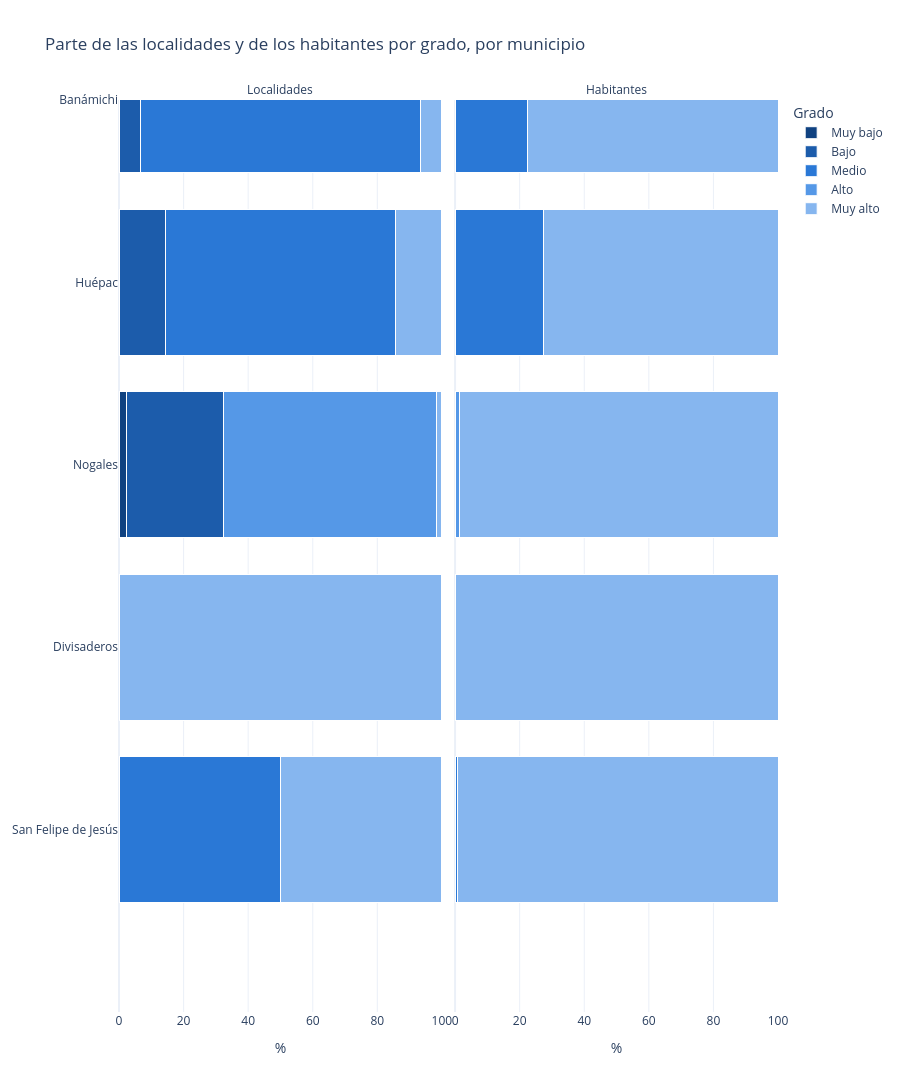

Notebook cell for this chart:
### Markdown cell above
Gráfica 1. Parte de las localidades y de los habitantes de cada municipio por grado, en el orden de la tabla.

### Code cell
partes = pd.concat(
    {
        "Localidades": loc_mun.div(loc_mun.sum(axis=1), axis=0) * 100,
        "Habitantes": hab_mun.div(hab_mun.sum(axis=1), axis=0) * 100,
    },
    names=["medida"],
)
valores = pd.concat({"Localidades": loc_mun, "Habitantes": hab_mun}, names=["medida"])
largo = partes.stack().rename("pct").to_frame().join(valores.stack().rename("valor")).reset_index()

fig = px.bar(
    largo,
    x="pct",
    y="NOM_MUN",
    color="GACP",
    facet_col="medida",
    orientation="h",
    color_discrete_map=COLORES_GACP,
    category_orders={
        "GACP": ORDEN["GACP"][::-1],
        "NOM_MUN": municipios.index.get_level_values("NOM_MUN").tolist(),
        "medida": ["Localidades", "Habitantes"],
    },
    custom_data=["valor"],
    height=1400,
    title="Parte de las localidades y de los habitantes por grado, por municipio",
)
fig.update_traces(
    marker_line_color="white",
    marker_line_width=1,
    hovertemplate="%{y}, %{fullData.name}: %{x:.1f} % (%{customdata[0]:,})<extra></extra>",
)
fig.for_each_annotation(lambda a: a.update(text=a.text.split("=")[-1]))
fig.update_xaxes(range=[0, 100], title_text="%")
fig.update_yaxes(title_text=None)
fig.update_layout(template="plotly_white", barmode="stack", legend_title_text="Grado")
fig.show()

### Figure 1 — Plotly figure (JSON) as saved in the notebook; plotly's stock layout.template omitted (floating-point values rounded to 4 significant figures)
{"data": [{"alignmentgroup": "True", "customdata": [[0], [0], [48], [13], [3], [1], [0], [1], [13], [11], [0], [0], [0], [1], [6], [0], [5], [2], [0], [2], [4], [3], [5], [0], [0], [0], [0], [1], [0], [5], [7], [3], [0], [0], [0], [0], [0], [2], [0], [12], [3], [0], [4], [8], [0], [1], [95], [1], [17], [0], [25], [34], [0], [6], [0], [0], [18], [0], [0], [0], [10], [16], [1], [1], [1], [2], [3], [0], [56], [2], [0], [0]], "hovertemplate": "%{y}, %{fullData.name}: %{x:.1f} % (%{customdata[0]:,})<extra></extra>", "legendgroup": "Muy bajo", "marker": {"color": "#104281", "line": {"color": "white", "width": 1}, "pattern": {"shape": ""}}, "name": "Muy bajo", "offsetgroup": "Muy bajo", "orientation": "h", "showlegend": true, "textposition": "auto", "type": "bar", "x": [0.0, 0.0, 17.45, 13.27, 50.0, 1.613, 0.0, 100.0, 81.25, 84.62, 0.0, 0.0, 0.0, 4.0, 100.0, 0.0, 1.475, 0.199, 0.0, 2.469, 4.348, 3.75, 20.0, 0.0, 0.0, 0.0, 0.0, 100.0, 0.0, 0.4892, 100.0, 100.0, 0.0, 0.0, 0.0, 0.0, 0.0, 22.22, 0.0, 100.0, 5.769, 0.0, 2.395, 88.89, 0.0, 9.091, 52.49, 2.439, 14.17, 0.0, 31.65, 77.27, 0.0, 75.0, 0.0, 0.0, 52.94, 0.0, 0.0, 0.0, 25.0, 88.89, 50.0, 2.326, 2.128, 1.439, 100.0, 0.0, 80.0, 2.778, 0.0, 0.0], "xaxis": "x", "y": ["Aconchi", "Agua Prieta", "Alamos", "Altar", "Arivechi", "Arizpe", "Atil", "Bacadéhuachi", "Bacanora", "Bacerac", "Bacoachi", "Bácum", "Banámichi", "Baviácora", "Bavispe", "Benjamín Hill", "Caborca", "Cajeme", "Cananea", "Carbó", "La Colorada", "Cucurpe", "Cumpas", "Divisaderos", "Empalme", "Etchojoa", "Fronteras", "Granados", "Guaymas", "Hermosillo", "Huachinera", "Huásabas", "Huatabampo", "Huépac", "Imuris", "Magdalena", "Mazatán", "Moctezuma", "Naco", "Nácori Chico", "Nacozari de García", "Navojoa", "Nogales", "Onavas", "Opodepe", "Oquitoa", "Pitiquito", "Puerto Peñasco", "Quiriego", "Rayón", "Rosario", "Sahuaripa", "San Felipe de Jesús", "San Javier", "San Luis Río Colorado", "San Miguel de Horcasitas", "San Pedro de la Cueva", "Santa Ana", "Santa Cruz", "Sáric", "Soyopa", "Suaqui Grande", "Tepache", "Trincheras", "Tubutama", "Ures", "Villa Hidalgo", "Villa Pesqueira", "Yécora", "General Plutarco Elías Calles", "Benito Juárez", "San Ignacio Río Muerto"], "yaxis": "y"}, {"alignmentgroup": "True", "customdata": [[0], [0], [1305], [26], [394], [1], [0], [979], [256], [1150], [0], [0], [0], [1], [1169], [0], [15], [13], [0], [6], [6], [9], [338], [0], [0], [0], [0], [1009], [0], [20], [1186], [888], [0], [0], [0], [0], [0], [73], [0], [1531], [7], [0], [7], [15], [0], [3], [248], [1], [223], [0], [263], [896], [0], [531], [0], [0], [127], [0], [0], [0], [616], [38], [50], [2], [4], [7], [1429], [0], [1727], [15], [0], [0]], "hovertemplate": "%{y}, %{fullData.name}: %{x:.1f} % (%{customdata[0]:,})<extra></extra>", "legendgroup": "Muy bajo", "marker": {"color": "#104281", "line": {"color": "white", "width": 1}, "pattern": {"shape": ""}}, "name": "Muy bajo", "offsetgroup": "Muy bajo", "orientation": "h", "showlegend": false, "textposition": "auto", "type": "bar", "x": [0.0, 0.0, 5.225, 0.2739, 33.47, 0.03587, 0.0, 100.0, 33.73, 94.19, 0.0, 0.0, 0.0, 0.03134, 100.0, 0.0, 0.01683, 0.002978, 0.0, 0.1213, 0.3247, 1.043, 5.799, 0.0, 0.0, 0.0, 0.0, 100.0, 0.0, 0.002136, 100.0, 100.0, 0.0, 0.0, 0.0, 0.0, 0.0, 1.411, 0.0, 100.0, 0.04872, 0.0, 0.002644, 4.11, 0.0, 0.6048, 2.719, 0.001595, 7.217, 0.0, 5.445, 17.04, 0.0, 98.88, 0.0, 0.0, 8.711, 0.0, 0.0, 0.0, 45.03, 3.411, 4.244, 0.1448, 0.2716, 0.08189, 100.0, 0.0, 36.03, 0.1101, 0.0, 0.0], "xaxis": "x2", "y": ["Aconchi", "Agua Prieta", "Alamos", "Altar", "Arivechi", "Arizpe", "Atil", "Bacadéhuachi", "Bacanora", "Bacerac", "Bacoachi", "Bácum", "Banámichi", "Baviácora", "Bavispe", "Benjamín Hill", "Caborca", "Cajeme", "Cananea", "Carbó", "La Colorada", "Cucurpe", "Cumpas", "Divisaderos", "Empalme", "Etchojoa", "Fronteras", "Granados", "Guaymas", "Hermosillo", "Huachinera", "Huásabas", "Huatabampo", "Huépac", "Imuris", "Magdalena", "Mazatán", "Moctezuma", "Naco", "Nácori Chico", "Nacozari de García", "Navojoa", "Nogales", "Onavas", "Opodepe", "Oquitoa", "Pitiquito", "Puerto Peñasco", "Quiriego", "Rayón", "Rosario", "Sahuaripa", "San Felipe de Jesús", "San Javier", "San Luis Río Colorado", "San Miguel de Horcasitas", "San Pedro de la Cueva", "Santa Ana", "Santa Cruz", "Sáric", "Soyopa", "Suaqui Grande", "Tepache", "Trincheras", "Tubutama", "Ures", "Villa Hidalgo", "Villa Pesqueira", "Yécora", "General Plutarco Elías Calles", "Benito Juárez", "San Ignacio Río Muerto"], "yaxis": "y2"}, {"alignmentgroup": "True", "customdata": [[1], [37], [162], [46], [0], [33], [1], [0], [0], [2], [14], [43], [1], [7], [0], [25], [152], [267], [39], [54], [67], [45], [6], [0], [13], [56], [33], [0], [129], [409], [0], [0], [49], [1], [23], [30], [9], [0], [8], [0], [24], [102], [50], [0], [96], [1], [41], [20], [81], [12], [44], [0], [0], [0], [16], [28], [11], [47], [27], [34], [16], [1], [0], [26], [9], [81], [0], [21], [2], [23], [13], [38]], "hovertemplate": "%{y}, %{fullData.name}: %{x:.1f} % (%{customdata[0]:,})<extra></extra>", "legendgroup": "Bajo", "marker": {"color": "#1c5cab", "line": {"color": "white", "width": 1}, "pattern": {"shape": ""}}, "name": "Bajo", "offsetgroup": "Bajo", "orientation": "h", "showlegend": true, "textposition": "auto", "type": "bar", "x": [12.5, 37.76, 58.91, 46.94, 0.0, 53.23, 12.5, 0.0, 0.0, 15.38, 35.9, 23.89, 6.667, 28.0, 0.0, 80.65, 44.84, 26.57, 62.9, 66.67, 72.83, 56.25, 24.0, 0.0, 24.53, 24.45, 46.48, 0.0, 36.75, 40.02, 0.0, 0.0, 22.07, 14.29, 27.38, 20.69, 52.94, 0.0, 50.0, 0.0, 46.15, 33.44, 29.94, 0.0, 92.31, 9.091, 22.65, 48.78, 67.5, 75.0, 55.7, 0.0, 0.0, 0.0, 4.082, 43.75, 32.35, 47.47, 81.82, 66.67, 40.0, 5.556, 0.0, 60.47, 19.15, 58.27, 0.0, 58.33, 2.857, 31.94, 19.7, 27.74], "xaxis": "x", "y": ["Aconchi", "Agua Prieta", "Alamos", "Altar", "Arivechi", "Arizpe", "Atil", "Bacadéhuachi", "Bacanora", "Bacerac", "Bacoachi", "Bácum", "Banámichi", "Baviácora", "Bavispe", "Benjamín Hill", "Caborca", "Cajeme", "Cananea", "Carbó", "La Colorada", "Cucurpe", "Cumpas", "Divisaderos", "Empalme", "Etchojoa", "Fronteras", "Granados", "Guaymas", "Hermosillo", "Huachinera", "Huásabas", "Huatabampo", "Huépac", "Imuris", "Magdalena", "Mazatán", "Moctezuma", "Naco", "Nácori Chico", "Nacozari de García", "Navojoa", "Nogales", "Onavas", "Opodepe", "Oquitoa", "Pitiquito", "Puerto Peñasco", "Quiriego", "Rayón", "Rosario", "Sahuaripa", "San Felipe de Jesús", "San Javier", "San Luis Río Colorado", "San Miguel de Horcasitas", "San Pedro de la Cueva", "Santa Ana", "Santa Cruz", "Sáric", "Soyopa", "Suaqui Grande", "Tepache", "Trincheras", "Tubutama", "Ures", "Villa Hidalgo", "Villa Pesqueira", "Yécora", "General Plutarco Elías Calles", "Benito Juárez", "San Ignacio Río Muerto"], "yaxis": "y"}, {"alignmentgroup": "True", "customdata": [[3], [626], [7799], [126], [0], [364], [3], [0], [0], [71], [49], [670], [1], [19], [0], [60], [5814], [2045], [416], [369], [546], [116], [104], [0], [2116], [3885], [225], [0], [3440], [5575], [0], [0], [4355], [1], [133], [72], [29], [0], [43], [0], [70], [13177], [190], [0], [548], [3], [389], [261], [1137], [188], [1209], [0], [0], [0], [499], [132], [130], [541], [983], [1052], [76], [2], [0], [77], [79], [569], [0], [44], [139], [410], [54], [835]], "hovertemplate": "%{y}, %{fullData.name}: %{x:.1f} % (%{customdata[0]:,})<extra></extra>", "legendgroup": "Bajo", "marker": {"color": "#1c5cab", "line": {"color": "white", "width": 1}, "pattern": {"shape": ""}}, "name": "Bajo", "offsetgroup": "Bajo", "orientation": "h", "showlegend": false, "textposition": "auto", "type": "bar", "x": [0.1171, 0.681, 31.23, 1.327, 0.0, 13.06, 0.4792, 0.0, 0.0, 5.815, 3.322, 2.894, 0.05479, 0.5954, 0.0, 1.203, 6.524, 0.4685, 1.054, 7.461, 29.55, 13.44, 1.784, 0.0, 4.114, 6.337, 2.489, 0.0, 2.193, 0.5955, 0.0, 0.0, 5.606, 0.106, 1.061, 0.2179, 2.634, 0.0, 0.7447, 0.0, 0.4872, 8.016, 0.07176, 0.0, 22.48, 0.6048, 4.264, 0.4163, 36.8, 12.57, 25.03, 0.0, 0.0, 0.0, 0.2507, 1.23, 8.916, 3.339, 53.57, 51.12, 5.556, 0.1795, 0.0, 5.576, 5.363, 6.657, 0.0, 4.219, 2.9, 3.009, 0.2489, 5.848], "xaxis": "x2", "y": ["Aconchi", "Agua Prieta", "Alamos", "Altar", "Arivechi", "Arizpe", "Atil", "Bacadéhuachi", "Bacanora", "Bacerac", "Bacoachi", "Bácum", "Banámichi", "Baviácora", "Bavispe", "Benjamín Hill", "Caborca", "Cajeme", "Cananea", "Carbó", "La Colorada", "Cucurpe", "Cumpas", "Divisaderos", "Empalme", "Etchojoa", "Fronteras", "Granados", "Guaymas", "Hermosillo", "Huachinera", "Huásabas", "Huatabampo", "Huépac", "Imuris", "Magdalena", "Mazatán", "Moctezuma", "Naco", "Nácori Chico", "Nacozari de García", "Navojoa", "Nogales", "Onavas", "Opodepe", "Oquitoa", "Pitiquito", "Puerto Peñasco", "Quiriego", "Rayón", "Rosario", "Sahuaripa", "San Felipe de Jesús", "San Javier", "San Luis Río Colorado", "San Miguel de Horcasitas", "San Pedro de la Cueva", "Santa Ana", "Santa Cruz", "Sáric", "Soyopa", "Suaqui Grande", "Tepache", "Trincheras", "Tubutama", "Ures", "Villa Hidalgo", "Villa Pesqueira", "Yécora", "General Plutarco Elías Calles", "Benito Juárez", "San Ignacio Río Muerto"], "yaxis": "y2"}, {"alignmentgroup": "True", "customdata": [[6], [1], [34], [0], [1], [20], [6], [0], [1], [0], [6], [0], [13], [11], [0], [0], [86], [0], [0], [23], [13], [4], [7], [0], [0], [2], [23], [0], [29], [36], [0], [0], [32], [5], [0], [0], [7], [5], [0], [0], [22], [0], [0], [0], [6], [1], [3], [1], [13], [3], [6], [8], [1], [2], [10], [12], [3], [0], [0], [15], [12], [0], [0], [4], [19], [44], [0], [14], [9], [44], [14], [24]], "hovertemplate": "%{y}, %{fullData.name}: %{x:.1f} % (%{customdata[0]:,})<extra></extra>", "legendgroup": "Medio", "marker": {"color": "#2a78d6", "line": {"color": "white", "width": 1}, "pattern": {"shape": ""}}, "name": "Medio", "offsetgroup": "Medio", "orientation": "h", "showlegend": true, "textposition": "auto", "type": "bar", "x": [75.0, 1.02, 12.36, 0.0, 16.67, 32.26, 75.0, 0.0, 6.25, 0.0, 15.38, 0.0, 86.67, 44.0, 0.0, 0.0, 25.37, 0.0, 0.0, 28.4, 14.13, 5.0, 28.0, 0.0, 0.0, 0.8734, 32.39, 0.0, 8.262, 3.523, 0.0, 0.0, 14.41, 71.43, 0.0, 0.0, 41.18, 55.56, 0.0, 0.0, 42.31, 0.0, 0.0, 0.0, 5.769, 9.091, 1.657, 2.439, 10.83, 18.75, 7.595, 18.18, 50.0, 25.0, 2.551, 18.75, 8.824, 0.0, 0.0, 29.41, 30.0, 0.0, 0.0, 9.302, 40.43, 31.65, 0.0, 38.89, 12.86, 61.11, 21.21, 17.52], "xaxis": "x", "y": ["Aconchi", "Agua Prieta", "Alamos", "Altar", "Arivechi", "Arizpe", "Atil", "Bacadéhuachi", "Bacanora", "Bacerac", "Bacoachi", "Bácum", "Banámichi", "Baviácora", "Bavispe", "Benjamín Hill", "Caborca", "Cajeme", "Cananea", "Carbó", "La Colorada", "Cucurpe", "Cumpas", "Divisaderos", "Empalme", "Etchojoa", "Fronteras", "Granados", "Guaymas", "Hermosillo", "Huachinera", "Huásabas", "Huatabampo", "Huépac", "Imuris", "Magdalena", "Mazatán", "Moctezuma", "Naco", "Nácori Chico", "Nacozari de García", "Navojoa", "Nogales", "Onavas", "Opodepe", "Oquitoa", "Pitiquito", "Puerto Peñasco", "Quiriego", "Rayón", "Rosario", "Sahuaripa", "San Felipe de Jesús", "San Javier", "San Luis Río Colorado", "San Miguel de Horcasitas", "San Pedro de la Cueva", "Santa Ana", "Santa Cruz", "Sáric", "Soyopa", "Suaqui Grande", "Tepache", "Trincheras", "Tubutama", "Ures", "Villa Hidalgo", "Villa Pesqueira", "Yécora", "General Plutarco Elías Calles", "Benito Juárez", "San Ignacio Río Muerto"], "yaxis": "y"}, {"alignmentgroup": "True", "customdata": [[910], [1], [3779], [0], [36], [204], [11], [0], [3], [0], [37], [0], [407], [907], [0], [0], [5120], [0], [0], [76], [36], [8], [1284], [0], [0], [4], [559], [0], [1470], [1211], [0], [0], [8236], [257], [0], [0], [14], [214], [0], [0], [826], [0], [0], [0], [1594], [3], [21], [1], [404], [7], [13], [629], [3], [6], [31], [23], [3], [0], [0], [299], [535], [0], [0], [60], [320], [2876], [0], [516], [178], [1541], [643], [439]], "hovertemplate": "%{y}, %{fullData.name}: %{x:.1f} % (%{customdata[0]:,})<extra></extra>", "legendgroup": "Medio", "marker": {"color": "#2a78d6", "line": {"color": "white", "width": 1}, "pattern": {"shape": ""}}, "name": "Medio", "offsetgroup": "Medio", "orientation": "h", "showlegend": false, "textposition": "auto", "type": "bar", "x": [35.51, 0.001088, 15.13, 0.0, 3.059, 7.317, 1.757, 0.0, 0.3953, 0.0, 2.508, 0.0, 22.3, 28.42, 0.0, 0.0, 5.745, 0.0, 0.0, 1.537, 1.948, 0.927, 22.03, 0.0, 0.0, 0.006524, 6.183, 0.0, 0.9371, 0.1293, 0.0, 0.0, 10.6, 27.25, 0.0, 0.0, 1.272, 4.137, 0.0, 0.0, 5.748, 0.0, 0.0, 0.0, 65.38, 0.6048, 0.2302, 0.001595, 13.07, 0.4679, 0.2692, 11.96, 0.813, 1.117, 0.01558, 0.2144, 0.2058, 0.0, 0.0, 14.53, 39.11, 0.0, 0.0, 4.345, 21.72, 33.65, 0.0, 49.47, 3.714, 11.31, 2.964, 3.074], "xaxis": "x2", "y": ["Aconchi", "Agua Prieta", "Alamos", "Altar", "Arivechi", "Arizpe", "Atil", "Bacadéhuachi", "Bacanora", "Bacerac", "Bacoachi", "Bácum", "Banámichi", "Baviácora", "Bavispe", "Benjamín Hill", "Caborca", "Cajeme", "Cananea", "Carbó", "La Colorada", "Cucurpe", "Cumpas", "Divisaderos", "Empalme", "Etchojoa", "Fronteras", "Granados", "Guaymas", "Hermosillo", "Huachinera", "Huásabas", "Huatabampo", "Huépac", "Imuris", "Magdalena", "Mazatán", "Moctezuma", "Naco", "Nácori Chico", "Nacozari de García", "Navojoa", "Nogales", "Onavas", "Opodepe", "Oquitoa", "Pitiquito", "Puerto Peñasco", "Quiriego", "Rayón", "Rosario", "Sahuaripa", "San Felipe de Jesús", "San Javier", "San Luis Río Colorado", "San Miguel de Horcasitas", "San Pedro de la Cueva", "Santa Ana", "Santa Cruz", "Sáric", "Soyopa", "Suaqui Grande", "Tepache", "Trincheras", "Tubutama", "Ures", "Villa Hidalgo", "Villa Pesqueira", "Yécora", "General Plutarco Elías Calles", "Benito Juárez", "San Ignacio Río Muerto"], "yaxis": "y2"}, {"alignmentgroup": "True", "customdata": [[0], [59], [1], [38], [0], [0], [0], [0], [0], [0], [7], [105], [0], [0], [0], [5], [91], [510], [22], [1], [5], [27], [0], [0], [27], [119], [11], [0], [152], [486], [0], [0], [68], [0], [60], [114], [0], [0], [6], [0], [0], [105], [110], [0], [1], [7], [40], [18], [6], [0], [0], [0], [0], [0], [323], [18], [0], [51], [5], [0], [0], [0], [0], [11], [17], [1], [0], [0], [0], [0], [23], [45]], "hovertemplate": "%{y}, %{fullData.name}: %{x:.1f} % (%{customdata[0]:,})<extra></extra>", "legendgroup": "Alto", "marker": {"color": "#5598e7", "line": {"color": "white", "width": 1}, "pattern": {"shape": ""}}, "name": "Alto", "offsetgroup": "Alto", "orientation": "h", "showlegend": true, "textposition": "auto", "type": "bar", "x": [0.0, 60.2, 0.3636, 38.78, 0.0, 0.0, 0.0, 0.0, 0.0, 0.0, 17.95, 58.33, 0.0, 0.0, 0.0, 16.13, 26.84, 50.75, 35.48, 1.235, 5.435, 33.75, 0.0, 0.0, 50.94, 51.97, 15.49, 0.0, 43.3, 47.55, 0.0, 0.0, 30.63, 0.0, 71.43, 78.62, 0.0, 0.0, 37.5, 0.0, 0.0, 34.43, 65.87, 0.0, 0.9615, 63.64, 22.1, 43.9, 5.0, 0.0, 0.0, 0.0, 0.0, 0.0, 82.4, 28.12, 0.0, 51.52, 15.15, 0.0, 0.0, 0.0, 0.0, 25.58, 36.17, 0.7194, 0.0, 0.0, 0.0, 0.0, 34.85, 32.85], "xaxis": "x", "y": ["Aconchi", "Agua Prieta", "Alamos", "Altar", "Arivechi", "Arizpe", "Atil", "Bacadéhuachi", "Bacanora", "Bacerac", "Bacoachi", "Bácum", "Banámichi", "Baviácora", "Bavispe", "Benjamín Hill", "Caborca", "Cajeme", "Cananea", "Carbó", "La Colorada", "Cucurpe", "Cumpas", "Divisaderos", "Empalme", "Etchojoa", "Fronteras", "Granados", "Guaymas", "Hermosillo", "Huachinera", "Huásabas", "Huatabampo", "Huépac", "Imuris", "Magdalena", "Mazatán", "Moctezuma", "Naco", "Nácori Chico", "Nacozari de García", "Navojoa", "Nogales", "Onavas", "Opodepe", "Oquitoa", "Pitiquito", "Puerto Peñasco", "Quiriego", "Rayón", "Rosario", "Sahuaripa", "San Felipe de Jesús", "San Javier", "San Luis Río Colorado", "San Miguel de Horcasitas", "San Pedro de la Cueva", "Santa Ana", "Santa Cruz", "Sáric", "Soyopa", "Suaqui Grande", "Tepache", "Trincheras", "Tubutama", "Ures", "Villa Hidalgo", "Villa Pesqueira", "Yécora", "General Plutarco Elías Calles", "Benito Juárez", "San Ignacio Río Muerto"], "yaxis": "y"}, {"alignmentgroup": "True", "customdata": [[0], [273], [26], [901], [0], [0], [0], [0], [0], [0], [14], [3226], [0], [0], [0], [91], [5395], [9143], [922], [12], [12], [135], [0], [0], [1104], [9786], [25], [0], [8309], [19774], [0], [0], [8180], [0], [5479], [2548], [0], [0], [18], [0], [0], [3504], [3440], [0], [1], [13], [575], [125], [18], [0], [0], [0], [0], [0], [7641], [215], [0], [3290], [6], [0], [0], [0], [0], [313], [853], [2], [0], [0], [0], [0], [1244], [895]], "hovertemplate": "%{y}, %{fullData.name}: %{x:.1f} % (%{customdata[0]:,})<extra></extra>", "legendgroup": "Alto", "marker": {"color": "#5598e7", "line": {"color": "white", "width": 1}, "pattern": {"shape": ""}}, "name": "Alto", "offsetgroup": "Alto", "orientation": "h", "showlegend": false, "textposition": "auto", "type": "bar", "x": [0.0, 0.297, 0.1041, 9.492, 0.0, 0.0, 0.0, 0.0, 0.0, 0.0, 0.9492, 13.93, 0.0, 0.0, 0.0, 1.824, 6.053, 2.095, 2.337, 0.2426, 0.6494, 15.64, 0.0, 0.0, 2.147, 15.96, 0.2765, 0.0, 5.297, 2.112, 0.0, 0.0, 10.53, 0.0, 43.71, 7.71, 0.0, 0.0, 0.3117, 0.0, 0.0, 2.132, 1.299, 0.0, 0.04102, 2.621, 6.303, 0.1994, 0.5825, 0.0, 0.0, 0.0, 0.0, 0.0, 3.839, 2.004, 0.0, 20.3, 0.327, 0.0, 0.0, 0.0, 0.0, 22.66, 57.91, 0.0234, 0.0, 0.0, 0.0, 0.0, 5.735, 6.268], "xaxis": "x2", "y": ["Aconchi", "Agua Prieta", "Alamos", "Altar", "Arivechi", "Arizpe", "Atil", "Bacadéhuachi", "Bacanora", "Bacerac", "Bacoachi", "Bácum", "Banámichi", "Baviácora", "Bavispe", "Benjamín Hill", "Caborca", "Cajeme", "Cananea", "Carbó", "La Colorada", "Cucurpe", "Cumpas", "Divisaderos", "Empalme", "Etchojoa", "Fronteras", "Granados", "Guaymas", "Hermosillo", "Huachinera", "Huásabas", "Huatabampo", "Huépac", "Imuris", "Magdalena", "Mazatán", "Moctezuma", "Naco", "Nácori Chico", "Nacozari de García", "Navojoa", "Nogales", "Onavas", "Opodepe", "Oquitoa", "Pitiquito", "Puerto Peñasco", "Quiriego", "Rayón", "Rosario", "Sahuaripa", "San Felipe de Jesús", "San Javier", "San Luis Río Colorado", "San Miguel de Horcasitas", "San Pedro de la Cueva", "Santa Ana", "Santa Cruz", "Sáric", "Soyopa", "Suaqui Grande", "Tepache", "Trincheras", "Tubutama", "Ures", "Villa Hidalgo", "Villa Pesqueira", "Yécora", "General Plutarco Elías Calles", "Benito Juárez", "San Ignacio Río Muerto"], "yaxis": "y2"}, {"alignmentgroup": "True", "customdata": [[1], [1], [30], [1], [2], [8], [1], [0], [2], [0], [12], [32], [1], [6], [0], [1], [5], [226], [1], [1], [3], [1], [7], [1], [13], [52], [4], [0], [41], [86], [0], [0], [73], [1], [1], [1], [1], [2], [2], [0], [3], [98], [3], [1], [1], [1], [2], [1], [3], [1], [4], [2], [1], [0], [43], [6], [2], [1], [1], [2], [2], [1], [1], [1], [1], [11], [0], [1], [3], [3], [16], [30]], "hovertemplate": "%{y}, %{fullData.name}: %{x:.1f} % (%{customdata[0]:,})<extra></extra>", "legendgroup": "Muy alto", "marker": {"color": "#86b6ef", "line": {"color": "white", "width": 1}, "pattern": {"shape": ""}}, "name": "Muy alto", "offsetgroup": "Muy alto", "orientation": "h", "showlegend": true, "textposition": "auto", "type": "bar", "x": [12.5, 1.02, 10.91, 1.02, 33.33, 12.9, 12.5, 0.0, 12.5, 0.0, 30.77, 17.78, 6.667, 24.0, 0.0, 3.226, 1.475, 22.49, 1.613, 1.235, 3.261, 1.25, 28.0, 100.0, 24.53, 22.71, 5.634, 0.0, 11.68, 8.415, 0.0, 0.0, 32.88, 14.29, 1.19, 0.6897, 5.882, 22.22, 12.5, 0.0, 5.769, 32.13, 1.796, 11.11, 0.9615, 9.091, 1.105, 2.439, 2.5, 6.25, 5.063, 4.545, 50.0, 0.0, 10.97, 9.375, 5.882, 1.01, 3.03, 3.922, 5.0, 5.556, 50.0, 2.326, 2.128, 7.914, 0.0, 2.778, 4.286, 4.167, 24.24, 21.9], "xaxis": "x", "y": ["Aconchi", "Agua Prieta", "Alamos", "Altar", "Arivechi", "Arizpe", "Atil", "Bacadéhuachi", "Bacanora", "Bacerac", "Bacoachi", "Bácum", "Banámichi", "Baviácora", "Bavispe", "Benjamín Hill", "Caborca", "Cajeme", "Cananea", "Carbó", "La Colorada", "Cucurpe", "Cumpas", "Divisaderos", "Empalme", "Etchojoa", "Fronteras", "Granados", "Guaymas", "Hermosillo", "Huachinera", "Huásabas", "Huatabampo", "Huépac", "Imuris", "Magdalena", "Mazatán", "Moctezuma", "Naco", "Nácori Chico", "Nacozari de García", "Navojoa", "Nogales", "Onavas", "Opodepe", "Oquitoa", "Pitiquito", "Puerto Peñasco", "Quiriego", "Rayón", "Rosario", "Sahuaripa", "San Felipe de Jesús", "San Javier", "San Luis Río Colorado", "San Miguel de Horcasitas", "San Pedro de la Cueva", "Santa Ana", "Santa Cruz", "Sáric", "Soyopa", "Suaqui Grande", "Tepache", "Trincheras", "Tubutama", "Ures", "Villa Hidalgo", "Villa Pesqueira", "Yécora", "General Plutarco Elías Calles", "Benito Juárez", "San Ignacio Río Muerto"], "yaxis": "y"}, {"alignmentgroup": "True", "customdata": [[1650], [91029], [12067], [8439], [747], [2219], [612], [0], [500], [0], [1375], [19255], [1417], [2264], [0], [4837], [72778], [425283], [38113], [4483], [1248], [595], [4103], [753], [48211], [47634], [8232], [0], [143644], [909683], [0], [0], [56911], [685], [6924], [30429], [1058], [4886], [5713], [0], [13466], [147706], [261145], [350], [295], [474], [7889], [62301], [1308], [1301], [3345], [3732], [366], [0], [190850], [10359], [1198], [12372], [846], [707], [141], [1074], [1128], [929], [217], [5094], [0], [483], [2749], [11661], [19751], [12110]], "hovertemplate": "%{y}, %{fullData.name}: %{x:.1f} % (%{customdata[0]:,})<extra></extra>", "legendgroup": "Muy alto", "marker": {"color": "#86b6ef", "line": {"color": "white", "width": 1}, "pattern": {"shape": ""}}, "name": "Muy alto", "offsetgroup": "Muy alto", "orientation": "h", "showlegend": false, "textposition": "auto", "type": "bar", "x": [64.38, 99.02, 48.31, 88.91, 63.47, 79.59, 97.76, 0.0, 65.88, 0.0, 93.22, 83.17, 77.64, 70.95, 0.0, 96.97, 81.66, 97.43, 96.61, 90.64, 67.53, 68.95, 70.39, 100.0, 93.74, 77.69, 91.05, 0.0, 91.57, 97.16, 0.0, 0.0, 73.26, 72.64, 55.23, 92.07, 96.09, 94.45, 98.94, 0.0, 93.72, 89.85, 98.63, 95.89, 12.1, 95.56, 86.48, 99.38, 42.33, 86.97, 69.25, 70.99, 99.19, 0.0, 95.89, 96.55, 82.17, 76.36, 46.1, 34.35, 10.31, 96.41, 95.76, 67.27, 14.73, 59.59, 0.0, 46.31, 57.35, 85.57, 91.05, 84.81], "xaxis": "x2", "y": ["Aconchi", "Agua Prieta", "Alamos", "Altar", "Arivechi", "Arizpe", "Atil", "Bacadéhuachi", "Bacanora", "Bacerac", "Bacoachi", "Bácum", "Banámichi", "Baviácora", "Bavispe", "Benjamín Hill", "Caborca", "Cajeme", "Cananea", "Carbó", "La Colorada", "Cucurpe", "Cumpas", "Divisaderos", "Empalme", "Etchojoa", "Fronteras", "Granados", "Guaymas", "Hermosillo", "Huachinera", "Huásabas", "Huatabampo", "Huépac", "Imuris", "Magdalena", "Mazatán", "Moctezuma", "Naco", "Nácori Chico", "Nacozari de García", "Navojoa", "Nogales", "Onavas", "Opodepe", "Oquitoa", "Pitiquito", "Puerto Peñasco", "Quiriego", "Rayón", "Rosario", "Sahuaripa", "San Felipe de Jesús", "San Javier", "San Luis Río Colorado", "San Miguel de Horcasitas", "San Pedro de la Cueva", "Santa Ana", "Santa Cruz", "Sáric", "Soyopa", "Suaqui Grande", "Tepache", "Trincheras", "Tubutama", "Ures", "Villa Hidalgo", "Villa Pesqueira", "Yécora", "General Plutarco Elías Calles", "Benito Juárez", "San Ignacio Río Muerto"], "yaxis": "y2"}], "layout": {"annotations": [{"font": {}, "showarrow": false, "text": "Localidades", "x": 0.245, "xanchor": "center", "xref": "paper", "y": 1.0, "yanchor": "bottom", "yref": "paper"}, {"font": {}, "showarrow": false, "text": "Habitantes", "x": 0.755, "xanchor": "center", "xref": "paper", "y": 1.0, "yanchor": "bottom", "yref": "paper"}], "barmode": "stack", "height": 1400, "legend": {"title": {"text": "Grado"}, "tracegroupgap": 0}, "title": {"text": "Parte de las localidades y de los habitantes por grado, por municipio"}, "xaxis": {"anchor": "y", "domain": [0.0, 0.49], "range": [0, 100], "title": {"text": "%"}}, "xaxis2": {"anchor": "y2", "domain": [0.51, 1.0], "matches": "x", "range": [0, 100], "title": {"text": "%"}}, "yaxis": {"anchor": "x", "categoryarray": ["San Felipe de Jesús", "Divisaderos", "Nogales", "Huépac", "Banámichi", "Aconchi", "Benito Juárez", "Magdalena", "San Luis Río Colorado", "Puerto Peñasco", "Nacozari de García", "Cajeme", "Atil", "Hermosillo", "Baviácora", "Naco", "Agua Prieta", "Imuris", "Cananea", "San Miguel de Horcasitas", "Oquitoa", "Benjamín Hill", "Moctezuma", "Altar", "Guaymas", "Fronteras", "Mazatán", "Bácum", "General Plutarco Elías Calles", "Santa Ana", "Bacoachi", "Suaqui Grande", "Onavas", "Empalme", "Villa Pesqueira", "Tepache", "Tubutama", "Huatabampo", "Trincheras", "San Ignacio Río Muerto", "Etchojoa", "Caborca", "Ures", "Pitiquito", "Cumpas", "Carbó", "Navojoa", "Rayón", "Arizpe", "Cucurpe", "Sahuaripa", "San Pedro de la Cueva", "Opodepe", "La Colorada", "Rosario", "Arivechi", "Bacanora", "Alamos", "Yécora", "Quiriego", "Soyopa", "Sáric", "Santa Cruz", "San Javier", "Villa Hidalgo", "Nácori Chico", "Huásabas", "Huachinera", "Granados", "Bavispe", "Bacerac", "Bacadéhuachi"], "categoryorder": "array", "domain": [0.0, 1.0], "title": {}}, "yaxis2": {"anchor": "x2", "domain": [0.0, 1.0], "matches": "y", "showticklabels": false}}}
